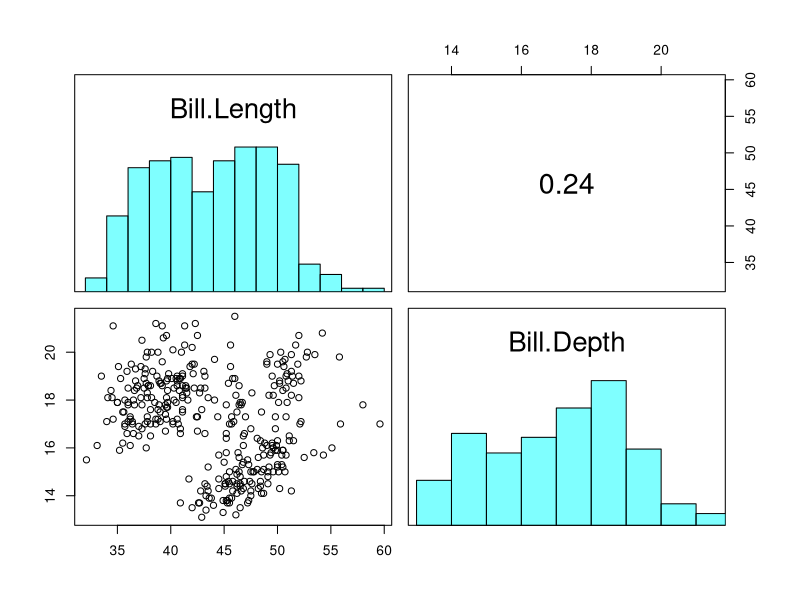
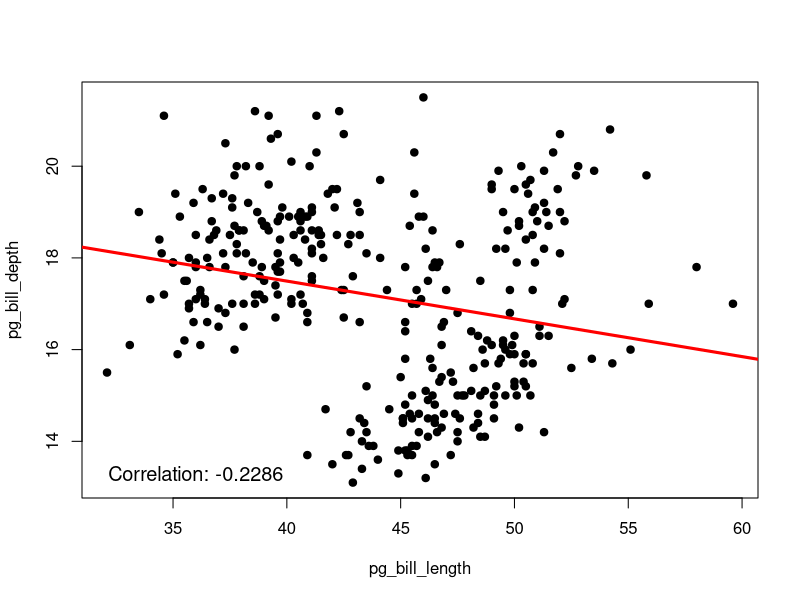

Source code (R) for these figures, in order:
## ---- chunk 1
knitr::opts_chunk$set(
	echo = TRUE,
	message = FALSE,
	warning = FALSE,
	comment = "#",
	collapse = T
)
pg <- palmerpenguins::penguins
library(tidyverse)
## ---- chunk 2
options(digits = 7)
pg_na_omitted <- na.omit(pg)
pg_sub <- pg[, c(3,4)]
pg_sub[is.na(pg$sex), ] <- NA

pg_bill_length <- pg_na_omitted$bill_length_mm
pg_bill_depth <- pg_na_omitted$bill_depth_mm

sum((pg_bill_length-mean(pg_bill_length))*(pg_bill_depth-mean(pg_bill_depth)))/
  (length(pg_bill_length)-1)
## ---- chunk 3
cov(pg_bill_length, pg_bill_depth)
## ---- chunk 4
pg_sub[sample(1:length(pg_sub$bill_length_mm), 10), "bill_length_mm"] <- NA
colSums(is.na(pg_sub))
## ---- chunk 5
cov(pg_sub$bill_length_mm, pg_sub$bill_depth_mm, use = "complete")
## ---- chunk 6
cov(pg_sub$bill_length_mm, pg_sub$bill_depth_mm, use = "na.or.complete")
## ---- chunk 7
cov(pg_sub$bill_length_mm, pg_sub$bill_depth_mm, use = "pairwise")
## ---- chunk 8
cov(pg_bill_length, pg_bill_depth)/(sd(pg_bill_length)*sd(pg_bill_depth))
## ---- chunk 9
sum((pg_bill_length-mean(pg_bill_length))*(pg_bill_depth-mean(pg_bill_depth)))/
  sqrt(sum((pg_bill_length-mean(pg_bill_length))^2)*
       sum((pg_bill_depth-mean(pg_bill_depth))^2))
## ---- chunk 10
cor(pg_bill_length, pg_bill_depth)
## ---- chunk 11
panel.cor <- function(x, y, digits = 2, prefix = "", cex.cor, ...) {
    usr <- par("usr")
    on.exit(par(usr))
    par(usr = c(0, 1, 0, 1))
    Cor <- abs(cor(x, y)) # Remove abs function if desired
    txt <- paste0(prefix, format(c(Cor, 0.123456789), digits = digits)[1])
    if(missing(cex.cor)) {
        cex.cor <- 0.4 / strwidth(txt)
    }
    text(0.5, 0.5, txt,
         cex = 1 + cex.cor * Cor) # Resize the text by level of correlation
}


panel.hist <- function(x, ...) {
    usr <- par("usr")
    on.exit(par(usr))
    par(usr = c(usr[1:2], 0, 1.5))
    his <- hist(x, plot = FALSE)
    breaks <- his$breaks
    nB <- length(breaks)
    y <- his$counts
    y <- y/max(y)
    rect(breaks[-nB], 0, breaks[-1], y, col = rgb(0, 1, 1, alpha = 0.5), ...)
    # lines(density(x), col = 2, lwd = 2) # Uncomment to add density lines
}

pairs(data.frame(`Bill Length` = na.omit(pg$bill_length_mm), 
                 `Bill Depth` = na.omit(pg$bill_depth_mm)),
      upper.panel = panel.cor, diag.panel = panel.hist)
## ---- chunk 12
{ plot(pg_bill_length, pg_bill_depth, pch = 19)
abline(lm(pg_bill_depth ~ pg_bill_length), col = "red", lwd = 3)
text(paste("Correlation:", round(cor(pg_bill_length, pg_bill_depth), 4)),
     x = 36, y = 13.3, ajd = c(0, 0.5), cex = 1.2)
}
